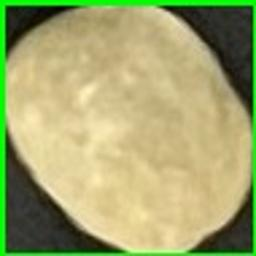
#> input picture falsebeans/photo0.jpg, 256 x 256 px
$ python matching_beans.py
#> lines starting #> are read from the running program, lines starting #| are printed output that depends on the picture; after the words box and inside, x2 and y2 are one past the last pixel; in counts of white or black regions, pixels touching at a corner belong together
#> the answer given: falsebeans/photo0.jpg
### assets/split_beans.py
import cv2
import numpy as np
from PIL import Image

# 指定した画像(path)の物体を検出し、外接矩形の画像を出力します
def detect_contour(path):

  # 画像を読込
#> called with path = 'falsebeans/photo0.jpg'
  src = cv2.imread(path, cv2.IMREAD_COLOR)
#> src is the input picture: shape (256, 256, 3); mean B, G, R 109, 165.2, 161.8

  # グレースケール画像へ変換
  gray = cv2.cvtColor(src, cv2.COLOR_BGR2GRAY)
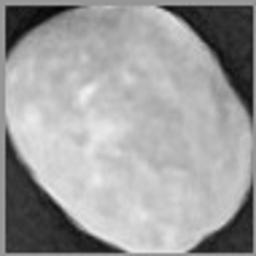
#> gray: shape (256, 256); min 2, max 240, mean 157.7

  # 2値化
  retval, bw = cv2.threshold(gray, 20, 255, cv2.THRESH_BINARY | cv2.THRESH_OTSU)
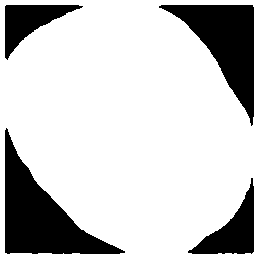
#> bw: shape (256, 256); 78.3% white; 4 black regions
#> retval = 118

  # 輪郭を抽出
  #   contours : [領域][Point No][0][x=0, y=1]
  #   cv2.CHAIN_APPROX_NONE: 中間点も保持する
  #   cv2.CHAIN_APPROX_SIMPLE: 中間点は保持しない
  contours, hierarchy = cv2.findContours(bw, cv2.RETR_LIST, cv2.CHAIN_APPROX_NONE)
#> contours = 5 contours; box (x1, y1, x2, y2) and area: (0, 0, 256, 256) 65025, (4, 127, 126, 255) 5954, (158, 4, 255, 127) 4872, (187, 177, 255, 255) 2098, (4, 4, 84, 61) 1888

  # 矩形検出された数（デフォルトで0を指定）
  detect_count = 0

  # 各輪郭に対する処理
  for i in range(0, len(contours)):

    # 輪郭の領域を計算
    area = cv2.contourArea(contours[i])
#> area = 2097.5

    # ノイズ（小さすぎる領域）と全体の輪郭（大きすぎる領域）を除外
    if area < 1e3 or 1e5 < area:
      continue

    # 外接矩形
    if len(contours[i]) > 0:
      rect = contours[i]
#> rect = contour of 229 points, box (x1, y1, x2, y2) (187, 177, 255, 255), area 2098
      x, y, w, h = cv2.boundingRect(rect)
#> x = 187; y = 177; w = 68; h = 78
      cv2.rectangle(src, (x, y), (x + w, y + h), (0, 255, 0), 2)
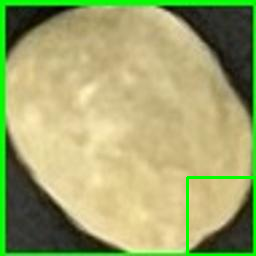
#> src: shape (256, 256, 3); 1.1% of pixels changed, all inside (x1, y1, x2, y2) = (186, 176, 256, 256)

      # 外接矩形毎に画像を保存
      cv2.imwrite('output/0/photo' + str(detect_count) + '.jpg', src[y:y + h, x:x + w])
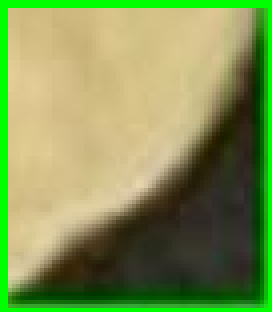
#> saved as photo0.jpg: shape (78, 68, 3) (shown 4 times larger); mean B, G, R 83.5, 147.9, 129
      img = Image.open('output/0/photo' + str(detect_count) + '.jpg') #画像サイズを256×256へ変更
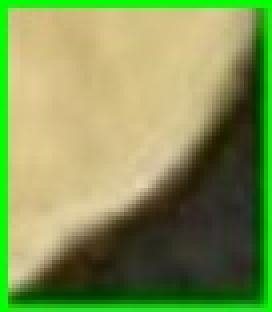
#> img: PIL image 68x78 RGB (shown 4 times larger); mean R, G, B 129, 147.9, 83.7
      img_resize = img.resize((256, 256))
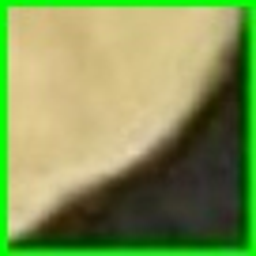
#> img_resize: PIL image 256x256 RGB; mean R, G, B 129, 147.9, 83.8
      img_resize.save('output/0/photo' + str(detect_count) + '.jpg')


      detect_count = detect_count + 1

  cv2.waitKey(1)
  # 終了処理
  cv2.destroyAllWindows()
  cv2.waitKey(1)

# [2 lines that do not run on import are left out]

### assets/getpath.py
import os

def getDataSet(dir_path):
    data_sets = []

    sub_dirs = os.listdir(dir_path)
    for classId in sub_dirs:
        sub_dir_path = dir_path + '/' + classId
        img_files = os.listdir(sub_dir_path)
        for f in img_files:
            data_sets.append([classId, sub_dir_path + '/' + f])

    return data_sets

# [2 lines that do not run on import are left out]

### matching_beans.py
# -*- coding: utf-8 -*-
import os
import cv2
import numpy as np
import tkinter, tkinter.filedialog, tkinter.messagebox
from assets.split_beans import detect_contour
from assets.getpath import getDataSet

"""
photo_get
"""
print("photo get start")


# ファイル選択ダイアログの表示
root = tkinter.Tk()
root.withdraw()

# ここの1行を変更　fTyp = [("","*")] →　fTyp = [("","*.csv")]
fTyp = [("","*.jpg")]
curdir = os.getcwd()
iDir = curdir + '/photo'
file = tkinter.filedialog.askopenfilename(filetypes = fTyp ,initialdir = iDir)

detect_contour(file) # spilit_beans.pyの実行
print("photo get finish")

codebook = np.load('bean_traning.npy')
#> (reads bean_traning.npy from the repository)

"""
test
"""
print("test start")
# テストデータのパス取得
test_set = getDataSet("output")
#> (the run stopped early here; a loop or call above may not have finished)
